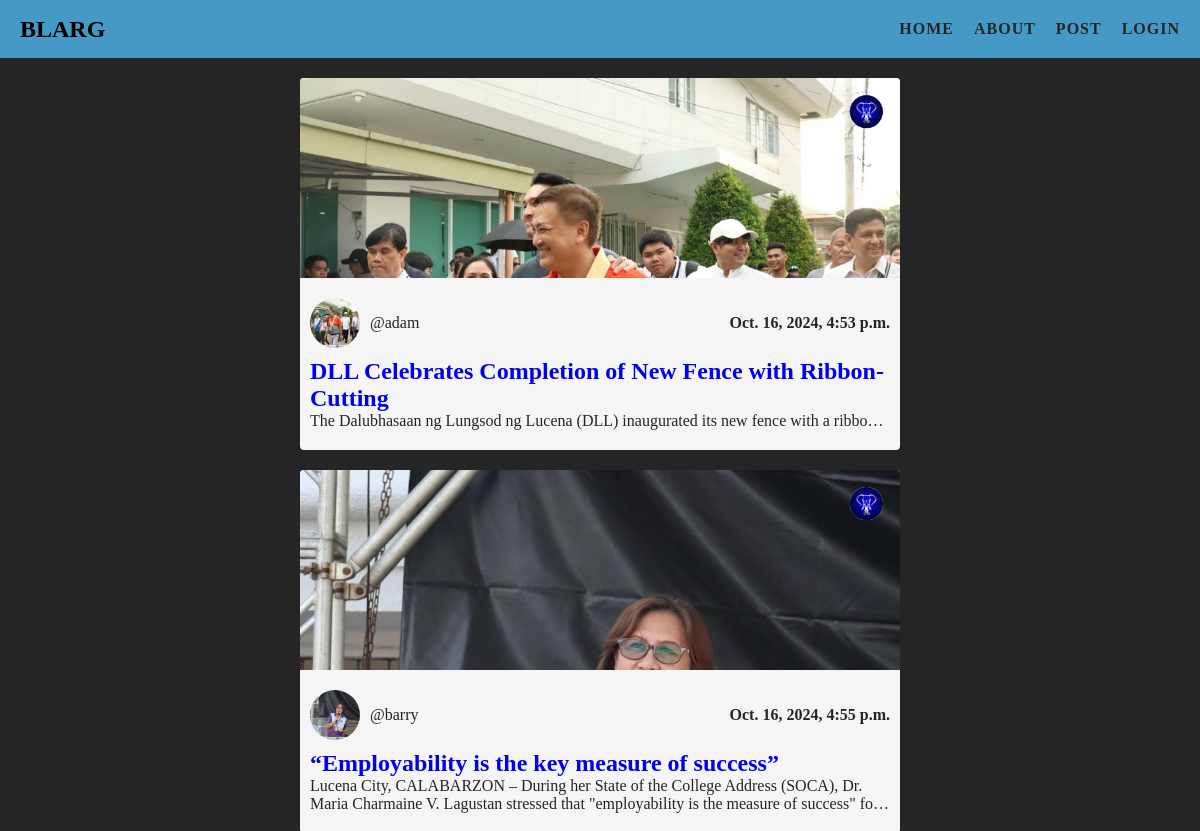
The app's page /posts/list/ with its own data.
### POST/models.py (models this page shows, shortened)
class Post(models.Model):
	title = models.CharField(max_length=200)
	content = models.TextField()
	banner = models.ImageField(default="perl.png", blank=True)
	author = models.ForeignKey(User, on_delete=models.CASCADE, default=None)
	slug = models.SlugField(blank=True)
	posted_at = models.DateTimeField(auto_now_add=True)

### POST/views.py (the view)
# urls.py: path("list/", views.post_list, name="list"),
def post_list(request):
	Posts = Post.objects.all()
	return render(request, "POSTS/post_list.html",{
		'Posts':Posts
		})

### POST/templates/POSTS/post_list.html (shortened to what this page needs)
{% extends "layout.html" %}
{% load	static %}
{% block content %}
	<section id="post-list">
		{% for post in Posts %}
			<article class="post-item">
				<div class="post-banner">
					<img src="{{post.banner.url}}" alt="banner picture">
				</div>
				<div class="post-content">
					<div class="post-details">
						<div class="userProfile">
							<img class="userProfile" src="{{post.banner.url}}" alt="profile picture">
						</div>
						<p>
							<span>@{{post.author}}</span>
							<span>
								<b>
								{{post.posted_at}}
								</b>
							</span>
						</p>
					</div>
					<div class="content">
						<h2><a href="{% url 'POST:page' post.slug %}">{{post.title}}</a></h2>
						<p>
							{{post.content}}
						</p>
					</div>
				</div>
			</article>
		{% endfor %}
	</section>
{% endblock %}

### templates/layout.html (shortened to what this page needs)
<!DOCTYPE html>
{% load static %}
<html lang="en">
<head>
	<link rel="stylesheet" href="{% static 'styles.css' %}">
</head>
<body>
	<nav class="nav-bar">
		<h1 id="hero">BLARG</h1>
		<ul class="nav-items">
			<li><a href="{% url 'home' %}">home</a></li>
			<li><a href="{% url 'about' %}">about</a></li>
			<li><a href="{% url 'POST:list' %}">post</a></li>
			{% if user.is_authenticated %}
				<li>
					<div id="userPanel">
						<p>{{user}}</p>
					</div>
				</li>
				<li>
					<div id="userControl">
						<form action="{% url 'USER:logout' %}" method="post">
							<p>{{user}}</p>
							{% csrf_token %}
							<button>Logout</button>
						</form>
					</div>
				</li>
			{% else %}
				<li><a href="{% url 'USER:login' %}">login</a></li>
			{% endif %}
		</ul>
	</nav>
	<main>
		{% block content %}
		{% endblock %}
	</main>
</body>
</html>

### static/styles.css (style rules this page uses)
* { margin: 0; }
body { box-sizing: border-box; height: 100vh; width: 100vw; }
.nav-bar { background-color: #4599C7; height: 7%; display: flex; justify-content: space-between; align-items: center; padding-inline: 20px; }
.nav-items { display: flex; list-style-type: none; align-items: center; gap: 20px; }
.nav-items a { text-decoration: none; text-transform: uppercase; font-weight: bold; color: #252525; letter-spacing: 1px; }
main { background-color: #252525; color: whitesmoke; height: 93%; width: 100%; display: flex; justify-content: center; overflow: auto; }
#post-list { height: 100%; }
.post-item { margin: 20px 0px; background-color:whitesmoke; color: #252525; width: 600px; border-radius: 4px; overflow: hidden; }
.post-banner { height: 200px; width: ; background-color: #4599C7; }
.post-banner img { height: 200px; width: 100%; object-fit: cover; object-position:top; }
.post-content { margin: 20px 10px; }
.post-details { display: flex; gap: 10px; align-items: center; }
.post-details p { width: 100%; display: flex; justify-content: space-between; }
.post-details .userProfile { height: 50px; width: 50px; border-radius: 100px; }
.post-content .content { margin-top: 10px; display: -webkit-box; -webkit-line-clamp: 3; -webkit-box-orient: vertical; overflow: hidden; }
.post-content .content a { text-decoration: none; }

### records on screen
Post: banner (picture), author "adam", posted_at "Oct. 16, 2024, 4:53 p.m.", title "DLL Celebrates Completion of New Fence with Ribbon-Cutting", content "The Dalubhasaan ng Lungsod ng Lucena (DLL) inaugurated its new fence with…"
Post: banner (picture), author "barry", posted_at "Oct. 16, 2024, 4:55 p.m.", title "“Employability is the key measure of success”", content "Lucena City, CALABARZON – During her State of the College Address (SOCA), Dr. Maria Charmaine V. Lagustan stressed that \"employability is the measure of success\"…"
